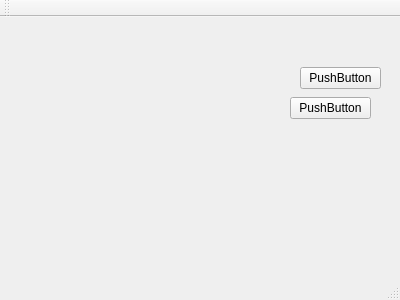
<?xml version="1.0" encoding="UTF-8"?>
<ui version="4.0">
 <class>MainWindow</class>
 <widget class="QMainWindow" name="MainWindow">
  <property name="geometry">
   <rect>
    <x>0</x>
    <y>0</y>
    <width>400</width>
    <height>300</height>
   </rect>
  </property>
  <property name="windowTitle">
   <string>MainWindow</string>
  </property>
  <widget class="QWidget" name="centralWidget">
   <widget class="AnalogClock" name="analogClock">
    <property name="geometry">
     <rect>
      <x>270</x>
      <y>120</y>
      <width>100</width>
      <height>100</height>
     </rect>
    </property>
    <property name="toolTip">
     <string>The current time</string>
    </property>
    <property name="whatsThis">
     <string>The analog clock widget displays the current time.</string>
    </property>
   </widget>
   <widget class="QPushButton" name="pushButton">
    <property name="geometry">
     <rect>
      <x>300</x>
      <y>50</y>
      <width>81</width>
      <height>22</height>
     </rect>
    </property>
    <property name="text">
     <string>PushButton</string>
    </property>
   </widget>
   <widget class="QPushButton" name="pushButton_2">
    <property name="geometry">
     <rect>
      <x>290</x>
      <y>80</y>
      <width>81</width>
      <height>22</height>
     </rect>
    </property>
    <property name="text">
     <string>PushButton</string>
    </property>
   </widget>
   <widget class="QWidget" name="layoutWidget">
    <property name="geometry">
     <rect>
      <x>10</x>
      <y>10</y>
      <width>42</width>
      <height>134</height>
     </rect>
    </property>
    <layout class="QVBoxLayout" name="verticalLayout">
     <item>
      <widget class="MyLED" name="myLED">
       <property name="enabled">
        <bool>true</bool>
       </property>
       <property name="minimumSize">
        <size>
         <width>10</width>
         <height>10</height>
        </size>
       </property>
       <property name="diameter">
        <double>10.000000000000000</double>
       </property>
      </widget>
     </item>
     <item>
      <widget class="MyLED" name="myLED_2">
       <property name="enabled">
        <bool>true</bool>
       </property>
       <property name="minimumSize">
        <size>
         <width>10</width>
         <height>10</height>
        </size>
       </property>
       <property name="diameter">
        <double>10.000000000000000</double>
       </property>
      </widget>
     </item>
     <item>
      <widget class="MyLED" name="myLED_3">
       <property name="enabled">
        <bool>true</bool>
       </property>
       <property name="minimumSize">
        <size>
         <width>10</width>
         <height>10</height>
        </size>
       </property>
       <property name="diameter">
        <double>10.000000000000000</double>
       </property>
      </widget>
     </item>
    </layout>
   </widget>
   <widget class="AnalogClock" name="analogClock_2">
    <property name="geometry">
     <rect>
      <x>160</x>
      <y>120</y>
      <width>100</width>
      <height>100</height>
     </rect>
    </property>
    <property name="toolTip">
     <string>The current time</string>
    </property>
    <property name="whatsThis">
     <string>The analog clock widget displays the current time.</string>
    </property>
   </widget>
   <widget class="MyLED" name="myLED_4">
    <property name="geometry">
     <rect>
      <x>150</x>
      <y>50</y>
      <width>20</width>
      <height>20</height>
     </rect>
    </property>
   </widget>
  </widget>
  <widget class="QMenuBar" name="menuBar">
   <property name="geometry">
    <rect>
     <x>0</x>
     <y>0</y>
     <width>400</width>
     <height>19</height>
    </rect>
   </property>
  </widget>
  <widget class="QToolBar" name="mainToolBar">
   <attribute name="toolBarArea">
    <enum>TopToolBarArea</enum>
   </attribute>
   <attribute name="toolBarBreak">
    <bool>false</bool>
   </attribute>
  </widget>
  <widget class="QStatusBar" name="statusBar"/>
 </widget>
 <layoutdefault spacing="6" margin="11"/>
 <customwidgets>
  <customwidget>
   <class>MyLED</class>
   <extends></extends>
   <header>myled.h</header>
  </customwidget>
  <customwidget>
   <class>AnalogClock</class>
   <extends>QWidget</extends>
   <header>analogclock.h</header>
  </customwidget>
 </customwidgets>
 <resources/>
 <connections/>
</ui>
